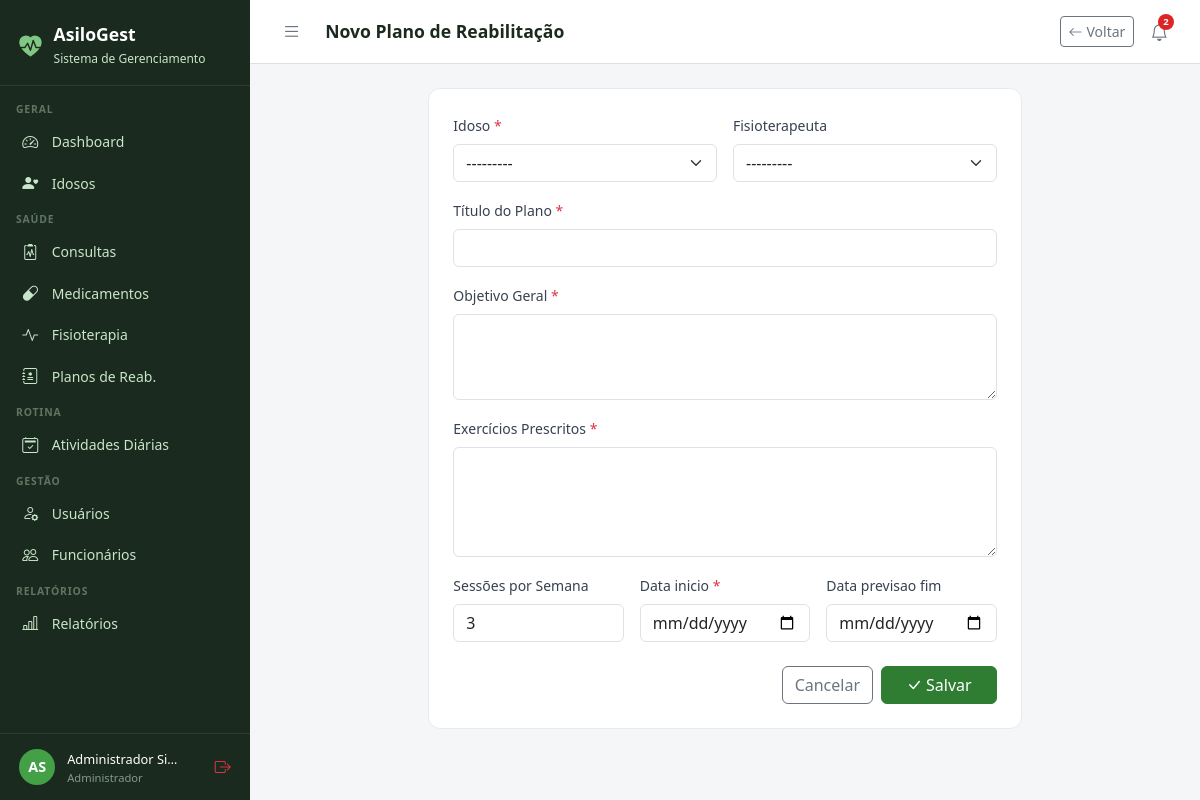
The app's page /fisioterapia/planos/novo/ (signed in) with its own data.
### core/models.py (models this page shows, shortened)
class Usuario(AbstractUser):
    PERFIL_CHOICES = [
        ('administrador', 'Administrador'),
        ('medico', 'Médico'),
        ('fisioterapeuta', 'Fisioterapeuta'),
        ('enfermeiro', 'Enfermeiro(a)'),
        ('recepcionista', 'Recepcionista'),
        ('familiar', 'Familiar do Idoso'),
    ]
    perfil = models.CharField(
        max_length=20, choices=PERFIL_CHOICES,
        default='recepcionista', verbose_name='Perfil de Acesso'
    )
    telefone = models.CharField(max_length=15, blank=True, verbose_name='Telefone')
    cpf = models.CharField(max_length=14, unique=True, null=True, blank=True, verbose_name='CPF')
    foto = models.ImageField(upload_to='usuarios/', blank=True, null=True, verbose_name='Foto')
    data_nascimento = models.DateField(null=True, blank=True, verbose_name='Data de Nascimento')
    especialidade = models.CharField(
        max_length=100, blank=True, verbose_name='Especialidade',
        help_text='Preencha para Médico ou Fisioterapeuta'
    )
    data_admissao = models.DateField(null=True, blank=True, verbose_name='Data de Admissão')
    primeiro_acesso = models.BooleanField(
        default=True, verbose_name='Primeiro Acesso',
        help_text='Usuário deve definir senha no primeiro login'
    )
    ativo = models.BooleanField(default=True, verbose_name='Ativo')
    criado_em = models.DateTimeField(auto_now_add=True)
    class Meta:
        verbose_name = 'Usuário'
        verbose_name_plural = 'Usuários'
        ordering = ['first_name', 'last_name']
    def __str__(self):
        return f"{self.get_full_name()} ({self.get_perfil_display()})"
    @property
    def is_administrador(self):
        return self.perfil == 'administrador' or self.is_superuser
    @property
    def is_fisioterapeuta(self):
        return self.perfil == 'fisioterapeuta'
    @property
    def is_familiar(self):
        return self.perfil == 'familiar'
    @property
    def pode_ver_saude(self):
        return (self.is_administrador or self.is_medico
                or self.is_fisioterapeuta or self.is_enfermeiro)
    @property
    def pode_cadastrar_usuarios(self):
        return self.is_administrador or self.is_recepcionista
    @property
    def pode_administrar(self):
        return self.is_administrador

### fisioterapia/views.py (the view, shortened to what this page needs)
# urls.py: path('planos/novo/', views.plano_novo, name='plano_novo'),
@login_required
@perfil_required('fisioterapeuta', 'administrador')
def plano_novo(request):
    form = PlanoForm(request.POST or None)
    return render(request, 'fisioterapia/plano_form.html', {'form': form, 'titulo': 'Novo Plano de Reabilitação'})

### fisioterapia/forms.py
class PlanoForm(forms.ModelForm):
    class Meta:
        model = PlanoReabilitacao
        exclude = ['criado_em', 'ativo']
        widgets = {
            'idoso': forms.Select(attrs={'class': 'form-select'}),
            'fisioterapeuta': forms.Select(attrs={'class': 'form-select'}),
            'titulo': forms.TextInput(attrs={'class': 'form-control'}),
            'objetivo_geral': forms.Textarea(attrs={'class': 'form-control', 'rows': 3}),
            'exercicios': forms.Textarea(attrs={'class': 'form-control', 'rows': 4}),
            'frequencia_semanal': forms.NumberInput(attrs={'class': 'form-control'}),
            'data_inicio': forms.DateInput(attrs={'type': 'date', 'class': 'form-control'}),
            'data_previsao_fim': forms.DateInput(attrs={'type': 'date', 'class': 'form-control'}),
        }
    def __init__(self, *args, **kwargs):
        super().__init__(*args, **kwargs)
        self.fields['fisioterapeuta'].required = False

### idosos/models.py (called while the page is built)
    def __str__(self):
        return self.nome

### templates/fisioterapia/plano_form.html (shortened to what this page needs)
{% extends 'base.html' %}
{% block page_title %}{{ titulo }}{% endblock %}
{% block topbar_actions %}
<a href="{% url 'fisioterapia:planos_lista' %}" class="btn btn-sm btn-outline-secondary"><i class="bi bi-arrow-left me-1"></i>Voltar</a>
{% endblock %}
{% block content %}
<div class="row justify-content-center">
  <div class="col-12 col-lg-8">
    <div class="form-card">
      <form method="post">
        <div class="row g-3">
          <div class="col-md-6">
            <label class="form-label">{{ form.idoso.label }} <span class="text-danger">*</span></label>
            {{ form.idoso }}
          </div>
          <div class="col-md-6">
            <label class="form-label">{{ form.fisioterapeuta.label }}</label>
            {{ form.fisioterapeuta }}
          </div>
          <div class="col-12">
            <label class="form-label">{{ form.titulo.label }} <span class="text-danger">*</span></label>
            {{ form.titulo }}
          </div>
          <div class="col-12">
            <label class="form-label">{{ form.objetivo_geral.label }} <span class="text-danger">*</span></label>
            {{ form.objetivo_geral }}
          </div>
          <div class="col-12">
            <label class="form-label">{{ form.exercicios.label }} <span class="text-danger">*</span></label>
            {{ form.exercicios }}
          </div>
          <div class="col-md-4">
            <label class="form-label">{{ form.frequencia_semanal.label }}</label>
            {{ form.frequencia_semanal }}
          </div>
          <div class="col-md-4">
            <label class="form-label">{{ form.data_inicio.label }} <span class="text-danger">*</span></label>
            {{ form.data_inicio }}
          </div>
          <div class="col-md-4">
            <label class="form-label">{{ form.data_previsao_fim.label }}</label>
            {{ form.data_previsao_fim }}
          </div>
        </div>
        <div class="d-flex gap-2 justify-content-end mt-4">
          <a href="{% url 'fisioterapia:planos_lista' %}" class="btn btn-outline-secondary">Cancelar</a>
          <button type="submit" class="btn btn-primary px-4"><i class="bi bi-check-lg me-1"></i>Salvar</button>
        </div>
      </form>
    </div>
  </div>
</div>
{% endblock %}

### templates/base.html (shortened to what this page needs)
<!DOCTYPE html>
<html lang="pt-br">
<head>
  <link href="https://cdn.jsdelivr.net/npm/bootstrap@5.3.0/dist/css/bootstrap.min.css" rel="stylesheet">
  <link href="https://cdn.jsdelivr.net/npm/bootstrap-icons@1.11.0/font/bootstrap-icons.css" rel="stylesheet">
</head>
<body>
{% if user.is_authenticated %}
<div id="sidebar">
  <div class="sidebar-brand">
    <i class="bi bi-heart-pulse-fill" style="color:#81C784;font-size:1.4rem;"></i>
    <div>
      <h5 style="margin:0;">AsiloGest</h5>
      <small>Sistema de Gerenciamento</small>
    </div>
  </div>
  <nav class="sidebar-nav">
    <div class="nav-section">Geral</div>
    <a href="{% url 'dashboard' %}" class="sidebar-link {% if request.resolver_match.url_name == 'dashboard' %}active{% endif %}">
      <i class="bi bi-speedometer2"></i> Dashboard
    </a>
    <a href="{% url 'idosos:lista' %}" class="sidebar-link">
      <i class="bi bi-person-heart"></i>
      {% if user.is_familiar %}Meus Familiares{% else %}Idosos{% endif %}
    </a>
    {% if user.pode_ver_saude or user.is_familiar %}
    <div class="nav-section">Saúde</div>
    <a href="{% url 'consultas:lista' %}" class="sidebar-link">
      <i class="bi bi-clipboard2-pulse"></i> Consultas
    </a>
    <a href="{% url 'medicamentos:lista' %}" class="sidebar-link">
      <i class="bi bi-capsule"></i> Medicamentos
    </a>
    <a href="{% url 'fisioterapia:lista' %}" class="sidebar-link">
      <i class="bi bi-activity"></i> Fisioterapia
    </a>
    {% if user.pode_ver_saude and not user.is_familiar %}
    <a href="{% url 'fisioterapia:planos_lista' %}" class="sidebar-link">
      <i class="bi bi-journal-medical"></i> Planos de Reab.
    </a>
    {% endif %}
    {% endif %}
    <div class="nav-section">Rotina</div>
    <a href="{% url 'atividades:lista' %}" class="sidebar-link">
      <i class="bi bi-calendar2-check"></i> Atividades Diárias
    </a>
    {% if user.pode_cadastrar_usuarios %}
    <div class="nav-section">Gestão</div>
    <a href="{% url 'usuarios_lista' %}" class="sidebar-link">
      <i class="bi bi-person-gear"></i> Usuários
    </a>
    {% endif %}
    {% if user.pode_administrar %}
    <a href="{% url 'funcionarios:lista' %}" class="sidebar-link">
      <i class="bi bi-people"></i> Funcionários
    </a>
    {% endif %}
    {% if user.pode_ver_saude or user.pode_administrar %}
    <div class="nav-section">Relatórios</div>
    <a href="{% url 'relatorios:lista' %}" class="sidebar-link">
      <i class="bi bi-bar-chart-line"></i> Relatórios
    </a>
    {% endif %}
  </nav>
  <div class="sidebar-user">
    <div class="avatar">{{ user.first_name|first|upper }}{{ user.last_name|first|upper }}</div>
    <div class="info" style="min-width:0;flex:1;">
      <span>{{ user.get_full_name|truncatechars:18 }}</span>
      <small>{{ user.get_perfil_display }}</small>
    </div>
    <a href="{% url 'logout' %}" class="text-danger" title="Sair" style="flex-shrink:0;">
      <i class="bi bi-box-arrow-right"></i>
    </a>
  </div>
</div>
<div id="main">
  <div class="topbar">
    <div class="topbar-left">
      <button class="btn-toggle-sidebar" onclick="toggleSidebar()" title="Menu">
        <i class="bi bi-list"></i>
      </button>
      <h4>{% block page_title %}{% endblock %}</h4>
    </div>
    <div class="d-flex align-items-center gap-2">
      {% block topbar_actions %}{% endblock %}
      <div style="position:relative;">
        <button class="notif-btn" id="notifBtn" onclick="toggleNotif()" title="Notificações">
          <i class="bi bi-bell"></i>
          {% if notif_count %}
          <span class="notif-badge">{{ notif_count }}</span>
          {% endif %}
        </button>
      </div>
    </div>
  </div>
  <div class="content">
    {% block content %}{% endblock %}
  </div>
</div>
{% else %}
{% block full_content %}{% endblock %}
{% endif %}
</body>
</html>

### templates/base.html (style rules this page uses)
:root { --sidebar-width: 250px; --primary: #2E7D32; --primary-light: #43A047; --accent: #1565C0; --bg-sidebar: #1B2A1E; --bg-sidebar-hover: #2E4A33; --text-sidebar: #C8E6C9; --transition: 0.3s ease; }
body { background: #F4F6F8; font-family: 'Segoe UI', sans-serif; }
#sidebar { position: fixed; top: 0; left: 0; width: var(--sidebar-width); height: 100vh; background: var(--bg-sidebar); z-index: 1000; display: flex; flex-direction: column; overflow-y: auto; transition: transform var(--transition); }
.sidebar-brand { padding: 1.5rem 1.2rem 1rem; border-bottom: 1px solid rgba(255,255,255,0.08); display: flex; align-items: center; gap: .75rem; }
.sidebar-brand h5 { color: #fff; font-weight: 700; margin: 0; font-size: 1.1rem; }
.sidebar-brand small { color: var(--text-sidebar); font-size: .75rem; }
.sidebar-nav { padding: .5rem 0; flex: 1; }
.nav-section { padding: .5rem 1rem .2rem; color: rgba(200,230,201,.4); font-size: .65rem; font-weight: 700; letter-spacing: .08em; text-transform: uppercase; }
.sidebar-link { display: flex; align-items: center; gap: .65rem; padding: .55rem 1.2rem; color: var(--text-sidebar); text-decoration: none; font-size: .875rem; transition: all .2s; border-left: 3px solid transparent; }
.sidebar-link i { font-size: 1rem; width: 1.2rem; }
.sidebar-user { padding: .8rem 1.2rem; border-top: 1px solid rgba(255,255,255,0.08); display: flex; align-items: center; gap: .75rem; }
.sidebar-user .avatar { width: 36px; height: 36px; background: var(--primary-light); border-radius: 50%; display: flex; align-items: center; justify-content: center; color: #fff; font-weight: 700; font-size: .9rem; flex-shrink: 0; }
.sidebar-user .info small { color: rgba(200,230,201,.6); font-size: .7rem; display: block; }
.sidebar-user .info span { color: #fff; font-size: .8rem; }
#main { margin-left: var(--sidebar-width); min-height: 100vh; display: flex; flex-direction: column; transition: margin-left var(--transition); }
.topbar { background: #fff; border-bottom: 1px solid #E0E0E0; padding: .75rem 1.5rem; display: flex; align-items: center; justify-content: space-between; position: sticky; top: 0; z-index: 999; }
.topbar-left { display: flex; align-items: center; gap: 1rem; }
.topbar h4 { margin: 0; font-size: 1.1rem; font-weight: 600; color: #1B2A1E; }
.btn-toggle-sidebar { background: none; border: none; padding: .4rem .5rem; color: #6B7280; cursor: pointer; border-radius: 6px; font-size: 1.2rem; line-height: 1; transition: background .2s, color .2s; }
.notif-btn { position: relative; background: none; border: none; padding: .4rem .5rem; color: #6B7280; cursor: pointer; border-radius: 6px; font-size: 1.1rem; transition: background .2s, color .2s; }
.notif-badge { position: absolute; top: 2px; right: 2px; background: #DC2626; color: #fff; font-size: .6rem; font-weight: 700; min-width: 16px; height: 16px; border-radius: 8px; padding: 0 4px; display: flex; align-items: center; justify-content: center; }
.content { padding: 1.5rem; flex: 1; }
.form-card { background: #fff; border-radius: 12px; border: 1px solid #E8EAF0; padding: 1.5rem; }
.form-label { font-weight: 500; font-size: .875rem; color: #374151; }
.btn-primary { background: var(--primary); border-color: var(--primary); }

### records on screen
Usuario: first_name|first "A", last_name|first "S", get_full_name "Administrador Si…", perfil "Administrador"

### other values on screen
{{ titulo }} "Novo Plano de Reabilitação"
{{ notif_count }} "2"
